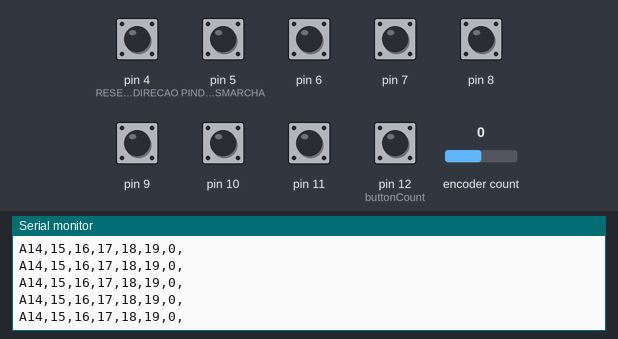
A sketch run on a simulated Arduino Uno, built with avr-gcc and run on an emulated ATmega328P. On the bench: the last lines printed to the serial monitor. Inputs (shaded band) come from the test bench; at power-on: pin 4 (RESETADIRECAO), pin 5 (PINDADOSMARCHA), pin 6–11, pin 12 (buttonCount) HIGH, encoder count 0.

Above: at 1.2 s.
1.3 s: encoder count set to 1
At 1.8 s:
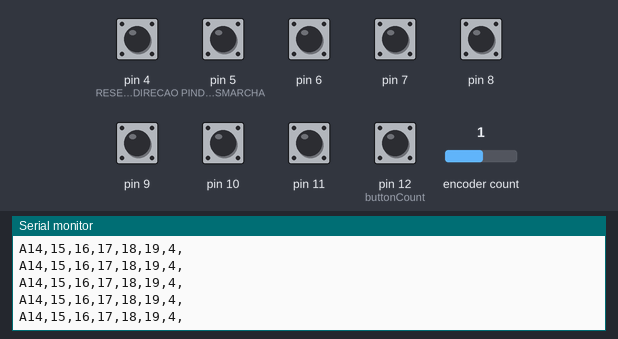
2.8 s: pin 4 (RESETADIRECAO) pulled LOW for 0.15 s
4.4 s: pin 5 (PINDADOSMARCHA) pulled LOW for 1 s
At 5.4 s:
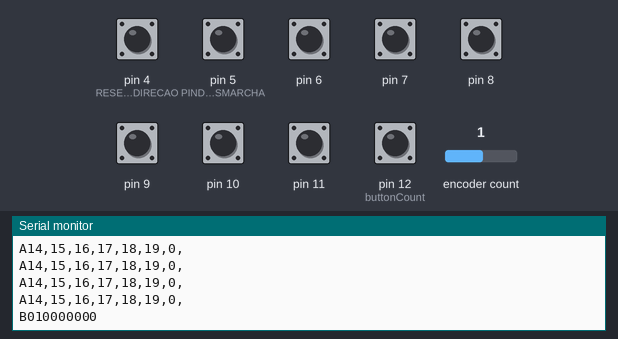
6.9 s: pin 6 pulled LOW for 1 s
9.4 s: pin 7 pulled LOW for 0.15 s
11.0 s: pin 8 pulled LOW for 1 s
Timing chart, 0 to 14.0 s (numbered marks = the images above; inputs shaded):
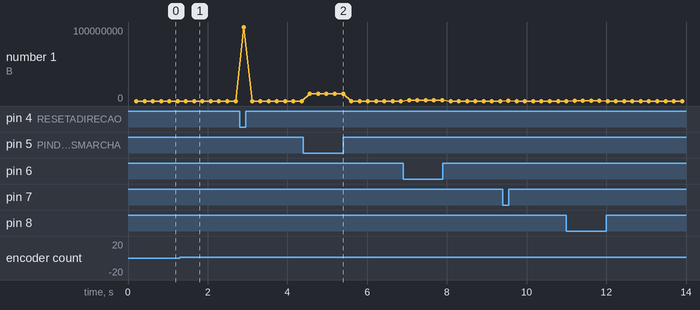

The sketch:

ProgramaMicrocontrolador.ino
```cpp
#include <avr/interrupt.h>
#include <avr/io.h>
#include <Encoder.h>

#define FREQUENCIAATUALIZACAO 30  //Envio dados a cada 16.6ms
#define FREQUENCIABOTOES      200   //Envio dados a cada 200ms

//Objeto encoder com os pinos 2 e 3 (interrupções 0 e 1, respectivamente)
Encoder Direcao(2, 3);

//Variáveis de tempo
byte TimerAnalogicos = 0;
byte TimerBotoes     = 0;

char bufferToSend[100];

//Função setup
void setup() {
  //Iniciando comunicação serial a 115200 baud-rate
  Serial.begin(115200);
  pinMode(2, INPUT_PULLUP);
  pinMode(3, INPUT_PULLUP);

  //Configurando timer2 para envio de dados Serial
  configuraTimer2();

  //Colocando os pinos digitais (DESLIGADOS) e analógicos como entradas
  for(byte i = 4; i < 21; i++) {
    (i < 14) ? pinMode(i, INPUT_PULLUP) : pinMode(i, INPUT);
    digitalWrite(i, HIGH);
  }
}

//Loop infinito
void loop() {

}
```

EnviaDados.ino
```cpp
/*  FUNÇÃO QUE ENVIA TODOS OS DADOS NO BUFFER SERIAL
 *
 *   Sequência da mensagem:
 *      >Analogicos + Direcão:
 *        CaractereInicio -> ValorPedais -> ValorDirecao
 *       "A1023,1023,1023,1023,1023,1023,32100,\n"
 *      >Marchas + Botoes
 *        CaractereInicio -> Valor Marcha -> botoes
 *       "M5,0,1,0,1,1"
*/

void sendAnalogState() {
    if(Serial) {
      int bufferCount = sprintf(bufferToSend, "A");

      for(byte analogPin = 14; analogPin < 20; analogPin++) {
        bufferCount += sprintf(bufferToSend + bufferCount, "%d,", analogPin);
      }

      //Leio o valor do encoder
      int16_t valorEncoder = gerenciaDirecao();
      bufferCount += sprintf(bufferToSend + bufferCount, "%d,\n", valorEncoder);

      //Envio todos os dados
      Serial.write(bufferToSend, bufferCount);
    }
}

void sendButtonsState() {
  if(Serial) {
    int bufferCount = 1;
    short buttonCount = 12;

    bufferToSend[0] = 'B';
    bufferToSend[10] = '\0';

    for(buttonCount; buttonCount > 3; buttonCount--) {
      bufferToSend[buttonCount - 3] = digitalRead(buttonCount) ? '0' : '1';
    }

    Serial.println(bufferToSend);
  }
}

//Vetor de interrupção
ISR(TIMER2_OVF_vect) {
    TimerAnalogicos++;
    TimerBotoes++;


    if(TimerAnalogicos > FREQUENCIAATUALIZACAO) {
     sendAnalogState();
      TimerAnalogicos = 0;
    }

    if(TimerBotoes > FREQUENCIABOTOES) {
      sendButtonsState();
      TimerBotoes = 0;
    }

   TCNT2 = 130;           //Reseta o timer para 130
   TIFR2 = 0x00;          //Timer2 INT Flag Reg: Clear Timer Overflow Flag
}

void configuraTimer2() {
  /* (125 ciclos) * (128 prescaler) / (16MHz clock speed) = 1ms
   *
   */
  //Setup Timer2 to fire every 1ms
  TCCR2B = 0x00;        //Disbale Timer2 while we set it up
  TCNT2  = 130;         //Reset Timer Count to 130 out of 255
  TIFR2  = 0x00;        //Timer2 INT Flag Reg: Clear Timer Overflow Flag
  TIMSK2 = 0x01;        //Timer2 INT Reg: Timer2 Overflow Interrupt Enable
  TCCR2A = 0x00;        //Timer2 Control Reg A: Wave Gen Mode normal
  TCCR2B = 0x05;        //Timer2 Control Reg B: Timer Prescaler set to 128
}
```

GerenciamentoControle.ino
```cpp
#define RESETADIRECAO  4
#define NUMMARCHAS     8
#define PINDADOSMARCHA 5

byte gerenciaMarcha() {
  for(byte i = 0; i < NUMMARCHAS; i++) {
    switch(i) {
      case 0:
        digitalWrite(2, 0);
        digitalWrite(3, 0);
        digitalWrite(4, 0);
        break;
      case 1:
        digitalWrite(2, 1);
        digitalWrite(3, 0);
        digitalWrite(4, 0);
        break;
      case 2:
        digitalWrite(2, 0);
        digitalWrite(3, 1);
        digitalWrite(4, 0);
        break;
      case 3:
        digitalWrite(2, 1);
        digitalWrite(3, 1);
        digitalWrite(4, 0);
        break;
      case 4:
        digitalWrite(2, 0);
        digitalWrite(3, 0);
        digitalWrite(4, 1);
        break;
      case 5:
        digitalWrite(2, 1);
        digitalWrite(3, 0);
        digitalWrite(4, 1);
        break;
      case 6:
        digitalWrite(2, 0);
        digitalWrite(3, 1);
        digitalWrite(4, 1);
        break;
      case 7:
        digitalWrite(2, 1);
        digitalWrite(3, 1);
        digitalWrite(4, 1);
        break;
    }

    if(!digitalRead(PINDADOSMARCHA)) return i+1;  //Marcha ativada
    delayMicroseconds(500);
  }
  return 0;     //Se nada for ativado, então o cambio se encontra no neutro
}

int16_t gerenciaDirecao() {
  if(!digitalRead(RESETADIRECAO)) {
    Direcao.write(0);
    return 0;
  }
  else return Direcao.read();
}

int16_t gerenciaPedais(byte PinoPedal) {
  return analogRead(PinoPedal);
}
```

Measured:
- after the input at 1.3 s, the serial monitor: prints a new line at once (image 1)
- after the input at 4.4 s, the serial monitor: prints a new line after 0.16 s (image 2)
